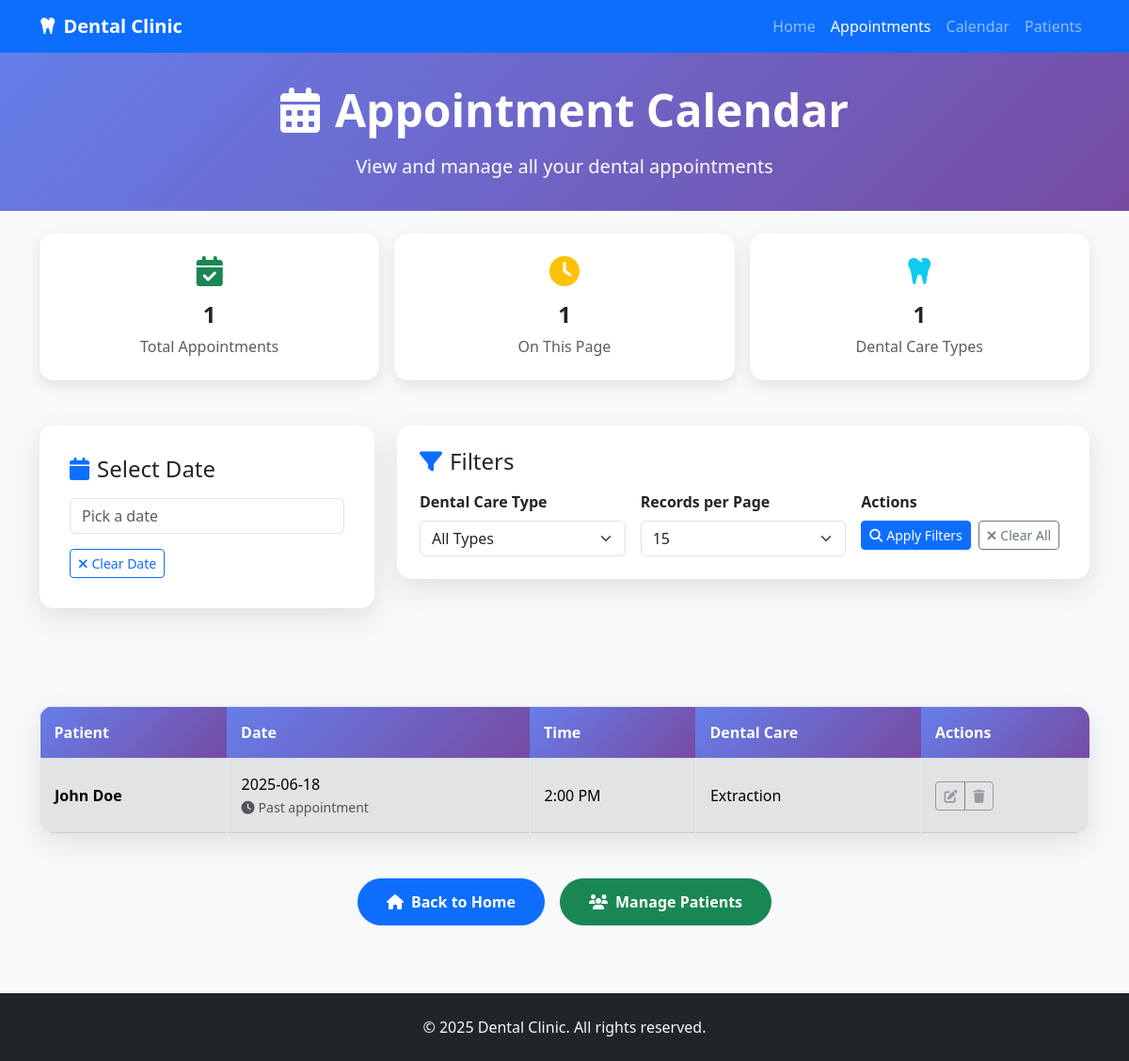
The app's page /appointments, older data.
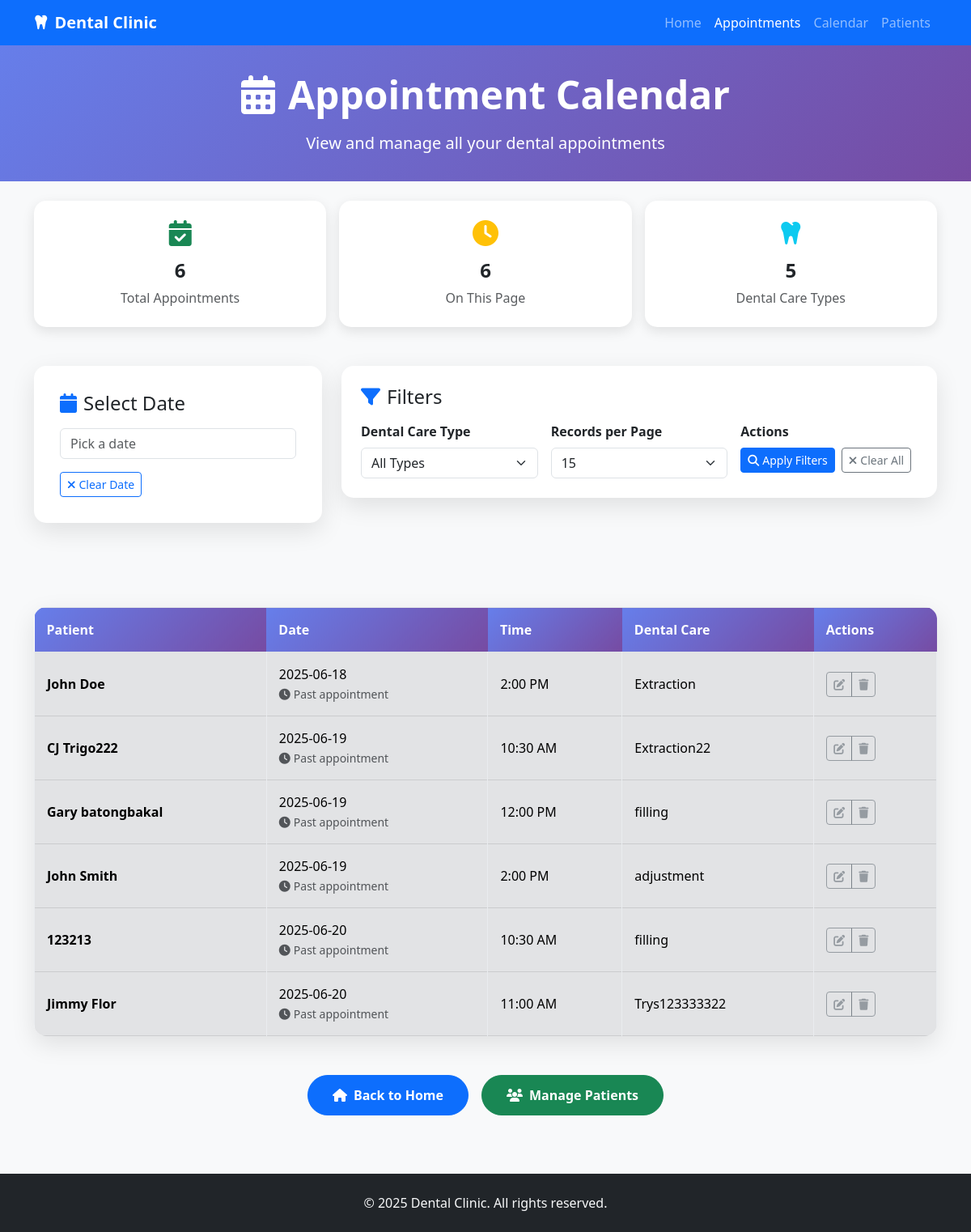
The same page, newer data.
### tables this page shows
CREATE TABLE "Appointments" (
                    ID INTEGER PRIMARY KEY AUTOINCREMENT,
                    PatientName TEXT NOT NULL,
                    Contact TEXT NOT NULL,
                    Date TEXT NOT NULL,
                    Time TEXT NOT NULL,
                    DentalCare TEXT NOT NULL
                );

### app.py (the view)
@app.route('/appointments')
def appointments():
    selected_date = request.args.get('date', '')
    dental_care_filter = request.args.get('dental_care', '')
    error_message = request.args.get('error', '')
    page = int(request.args.get('page', 1))
    per_page = int(request.args.get('per_page', 15))  # Default 15 records per page
    if page < 1:
        page = 1
    if per_page < 1 or per_page > 100:  # Limit to reasonable range
        per_page = 15
    conn = sqlite3.connect(DB_FILE)
    cursor = conn.cursor()
    base_conditions = []
    params = []
    if selected_date:
        base_conditions.append("Date = ?")
        params.append(selected_date)
    if dental_care_filter:
        base_conditions.append("DentalCare LIKE ?")
        params.append(f'%{dental_care_filter}%')
    where_clause = " AND ".join(base_conditions) if base_conditions else "1=1"
    count_query = f"SELECT COUNT(*) FROM Appointments WHERE {where_clause}"
    cursor.execute(count_query, params)
    total_appointments = cursor.fetchone()[0]
    total_pages = (total_appointments + per_page - 1) // per_page
    if page > total_pages and total_pages > 0:
        page = total_pages
    offset = (page - 1) * per_page
    query = f"SELECT * FROM Appointments WHERE {where_clause} ORDER BY Date, Time LIMIT ? OFFSET ?"
    cursor.execute(query, params + [per_page, offset])
    appointments = cursor.fetchall()
    cursor.execute("SELECT DISTINCT DentalCare FROM Appointments ORDER BY DentalCare")
    dental_care_types = [row[0] for row in cursor.fetchall()]
    conn.close()
    if error_message == 'past_appointment':
        error_message = "Cannot edit appointments that have already passed."
    elif error_message == 'past_appointment_delete':
        error_message = "Cannot delete appointments that have already passed."
    current_datetime = datetime.now().strftime('%Y-%m-%d %H:%M')
    return render_template('appointments.html',
                         appointments=appointments,
                         selected_date=selected_date,
                         dental_care_filter=dental_care_filter,
                         dental_care_types=dental_care_types,
                         error_message=error_message,
                         current_datetime=current_datetime,
                         page=page,
                         per_page=per_page,
                         total_appointments=total_appointments,
                         total_pages=total_pages)

### app.py (called while the page is built)
@app.template_filter('ampm')
def ampm_filter(value):
    try:
        t = datetime.strptime(value, "%H:%M")
        return t.strftime("%I:%M %p").lstrip('0')
    except Exception:
        return value  # fallback if parsing fails

### templates/appointments.html (shortened to what this page needs)
<!DOCTYPE html>
<html lang="en">
<head>
    <link href="https://cdn.jsdelivr.net/npm/bootstrap@5.3.0/dist/css/bootstrap.min.css" rel="stylesheet">
    <link href="https://cdnjs.cloudflare.com/ajax/libs/font-awesome/6.4.0/css/all.min.css" rel="stylesheet">
    <link rel="stylesheet" href="https://cdn.jsdelivr.net/npm/flatpickr/dist/flatpickr.min.css">
</head>
<body class="bg-light">
    <nav class="navbar navbar-expand-lg navbar-dark bg-primary">
        <div class="container">
            <a class="navbar-brand fw-bold" href="/">
                <i class="fas fa-tooth me-2"></i>Dental Clinic
            </a>
            <div class="collapse navbar-collapse" id="navbarNav">
                <ul class="navbar-nav ms-auto">
                    <li class="nav-item">
                        <a class="nav-link" href="/">Home</a>
                    </li>
                    <li class="nav-item">
                        <a class="nav-link active" href="/appointments">Appointments</a>
                    </li>
                    <li class="nav-item">
                        <a class="nav-link" href="/calendar">Calendar</a>
                    </li>
                    <li class="nav-item">
                        <a class="nav-link" href="/patients">Patients</a>
                    </li>
                </ul>
            </div>
        </div>
    </nav>
    <section class="page-header">
        <div class="container text-center">
            <h1 class="display-5 fw-bold mb-3">
                <i class="fas fa-calendar-alt me-3"></i>Appointment Calendar
            </h1>
            <p class="lead mb-0">View and manage all your dental appointments</p>
        </div>
    </section>
    <section class="py-4">
        <div class="container">
            <div class="row g-3">
                <div class="col-md-4">
                    <div class="stats-card">
                        <i class="fas fa-calendar-check fa-2x text-success mb-3"></i>
                        <h4 class="fw-bold">{{ total_appointments }}</h4>
                        <p class="text-muted mb-0">Total Appointments</p>
                    </div>
                </div>
                <div class="col-md-4">
                    <div class="stats-card">
                        <i class="fas fa-clock fa-2x text-warning mb-3"></i>
                        <h4 class="fw-bold">{{ appointments|length }}</h4>
                        <p class="text-muted mb-0">On This Page</p>
                    </div>
                </div>
                <div class="col-md-4">
                    <div class="stats-card">
                        <i class="fas fa-tooth fa-2x text-info mb-3"></i>
                        <h4 class="fw-bold">{{ dental_care_types|length }}</h4>
                        <p class="text-muted mb-0">Dental Care Types</p>
                    </div>
                </div>
            </div>
        </div>
    </section>
    <section class="py-4">
        <div class="container">
            <div class="row">
                <div class="col-lg-4 mb-4">
                    <div class="calendar-container">
                        <h4 class="mb-3">
                            <i class="fas fa-calendar me-2 text-primary"></i>Select Date
                        </h4>
                        <input type="text" id="datePicker" class="form-control" placeholder="Pick a date">
                        <div class="mt-3">
                            <button class="btn btn-outline-primary btn-sm" onclick="clearDateFilter()">
                                <i class="fas fa-times me-1"></i>Clear Date
                            </button>
                        </div>
                    </div>
                </div>
                <div class="col-lg-8">
                    <div class="filter-container">
                        <h4 class="mb-3">
                            <i class="fas fa-filter me-2 text-primary"></i>Filters
                        </h4>
                        <div class="row g-3">
                            <div class="col-md-4">
                                <label for="dentalCareFilter" class="form-label fw-bold">Dental Care Type</label>
                                <select class="form-select" id="dentalCareFilter">
                                    <option value="">All Types</option>
                                </select>
                            </div>
                            <div class="col-md-4">
                                <label for="per_page" class="form-label fw-bold">Records per Page</label>
                                <select class="form-select" id="per_page" onchange="applyFilters()">
                                    <option value="15" {% if per_page == 15 %}selected{% endif %}>15</option>
                                </select>
                            </div>
                            <div class="col-md-4">
                                <label class="form-label fw-bold">Actions</label>
                                <div class="d-flex gap-2">
                                    <button class="btn btn-primary btn-sm" onclick="applyFilters()">
                                        <i class="fas fa-search me-1"></i>Apply Filters
                                    </button>
                                    <button class="btn btn-outline-secondary btn-sm" onclick="clearAllFilters()">
                                        <i class="fas fa-times me-1"></i>Clear All
                                    </button>
                                </div>
                            </div>
                        </div>
                    </div>
                </div>
            </div>
        </div>
    </section>
    <section class="py-4">
        <div class="container">
            {% if appointments %}
            <div class="appointments-container">
                <div class="table-responsive">
                    <table class="table table-hover table-bordered align-middle mb-0">
                        <thead>
                            <tr>
                                <th>Patient</th>
                                <th>Date</th>
                                <th>Time</th>
                                <th>Dental Care</th>
                                <th>Actions</th>
                            </tr>
                        </thead>
                        <tbody>
                            {% for row in appointments %}
                            {% set appointment_datetime = row[3] + ' ' + row[4] %}
                            {% set is_past_appointment = appointment_datetime < current_datetime %}
                            <tr class="{% if is_past_appointment %}table-secondary{% endif %}">
                                <td><strong>{{ row[1] }}</strong></td>
                                <td>
                                    {{ row[3] }}
                                    {% if is_past_appointment %}
                                    <br><small class="text-muted"><i class="fas fa-clock me-1"></i>Past appointment</small>
                                    {% endif %}
                                </td>
                                <td>{{ row[4]|ampm }}</td>
                                <td>{{ row[5] }}</td>
                                <td>
                                    <div class="btn-group btn-group-sm" role="group">
                                        {% if is_past_appointment %}
                                        <button class="btn btn-outline-secondary" disabled title="Cannot edit past appointments">
                                            <i class="fas fa-edit"></i>
                                        </button>
                                        <button class="btn btn-outline-secondary" disabled title="Cannot delete past appointments">
                                            <i class="fas fa-trash"></i>
                                        </button>
                                        {% endif %}
                                    </div>
                                </td>
                            </tr>
                            {% endfor %}
                        </tbody>
                    </table>
                </div>
            </div>
            {% endif %}
        </div>
    </section>
    <section class="py-4">
        <div class="container">
            <div class="d-flex flex-column flex-sm-row gap-3 justify-content-center">
                <a href="/" class="btn btn-primary btn-custom">
                    <i class="fas fa-home me-2"></i>Back to Home
                </a>
                <a href="/patients" class="btn btn-success btn-custom">
                    <i class="fas fa-users me-2"></i>Manage Patients
                </a>
            </div>
        </div>
    </section>
    <footer class="bg-dark text-light py-4 mt-5">
        <div class="container text-center">
            <p class="mb-0">&copy; 2025 Dental Clinic. All rights reserved.</p>
        </div>
    </footer>
</body>
</html>

### templates/appointments.html (style rules this page uses)
.calendar-container { background: white; border-radius: 15px; box-shadow: 0 10px 30px rgba(0,0,0,0.1); padding: 2rem; margin-bottom: 2rem; }
.filter-container { background: white; border-radius: 15px; box-shadow: 0 10px 30px rgba(0,0,0,0.1); padding: 1.5rem; margin-bottom: 2rem; }
.appointments-container { background: white; border-radius: 15px; box-shadow: 0 10px 30px rgba(0,0,0,0.1); overflow: hidden; }
.appointments-container .table-responsive { max-height: 600px; overflow-y: auto; }
.table th { background: linear-gradient(135deg, #667eea 0%, #764ba2 100%); color: white; border: none; font-weight: 600; padding: 15px; position: sticky; top: 0; z-index: 10; }
.table td { padding: 15px; vertical-align: middle; border-color: #e9ecef; }
.btn-custom { border-radius: 25px; padding: 12px 30px; font-weight: 600; transition: all 0.3s ease; }
.page-header { background: linear-gradient(135deg, #667eea 0%, #764ba2 100%); color: white; padding: 2rem 0; }
.stats-card { background: white; border-radius: 15px; box-shadow: 0 5px 15px rgba(0,0,0,0.1); padding: 1.5rem; text-align: center; transition: transform 0.3s ease; }

Row changes from the older to the newer data that the page shows:
added Appointments: PatientName "CJ Trigo222", Date "2025-06-19", Time "10:30 AM", DentalCare "Extraction22"
added Appointments: PatientName "Gary batongbakal", Date "2025-06-19", Time "12:00 PM", DentalCare "filling"
added Appointments: PatientName "John Smith", Date "2025-06-19", Time "2:00 PM", DentalCare "adjustment"
added Appointments: PatientName "123213", Date "2025-06-20", Time "10:30 AM", DentalCare "filling"
added Appointments: PatientName "Jimmy Flor", Date "2025-06-20", Time "11:00 AM", DentalCare "Trys123333322"
Text that changed along with them:
{{ total_appointments }}: "1" → "6"
{{ appointments|length }}: "1" → "6"
{{ dental_care_types|length }}: "1" → "5"
